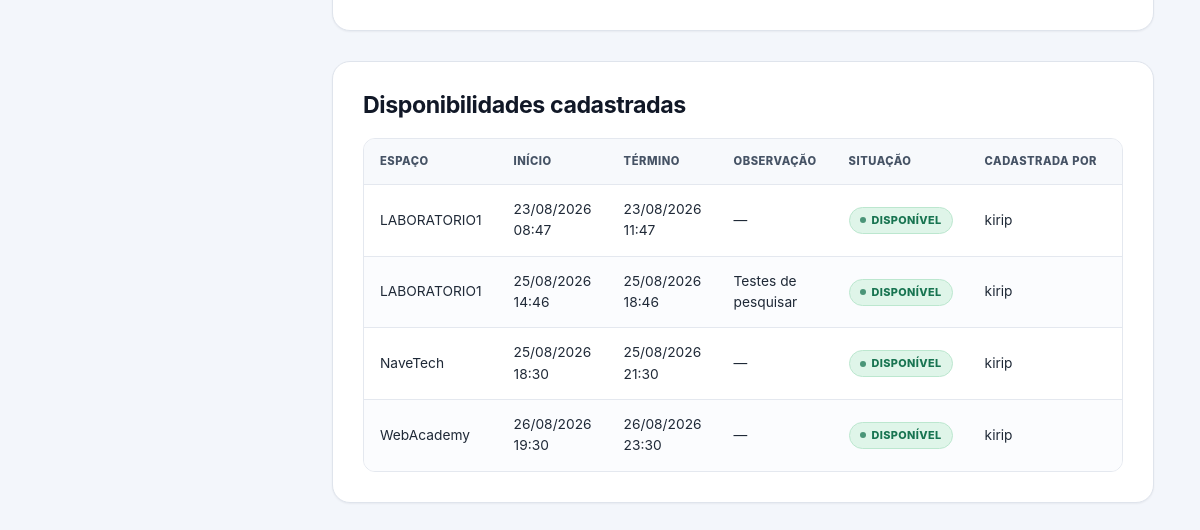
Before: /espacos/ (signed in, lower part) with the older database file.
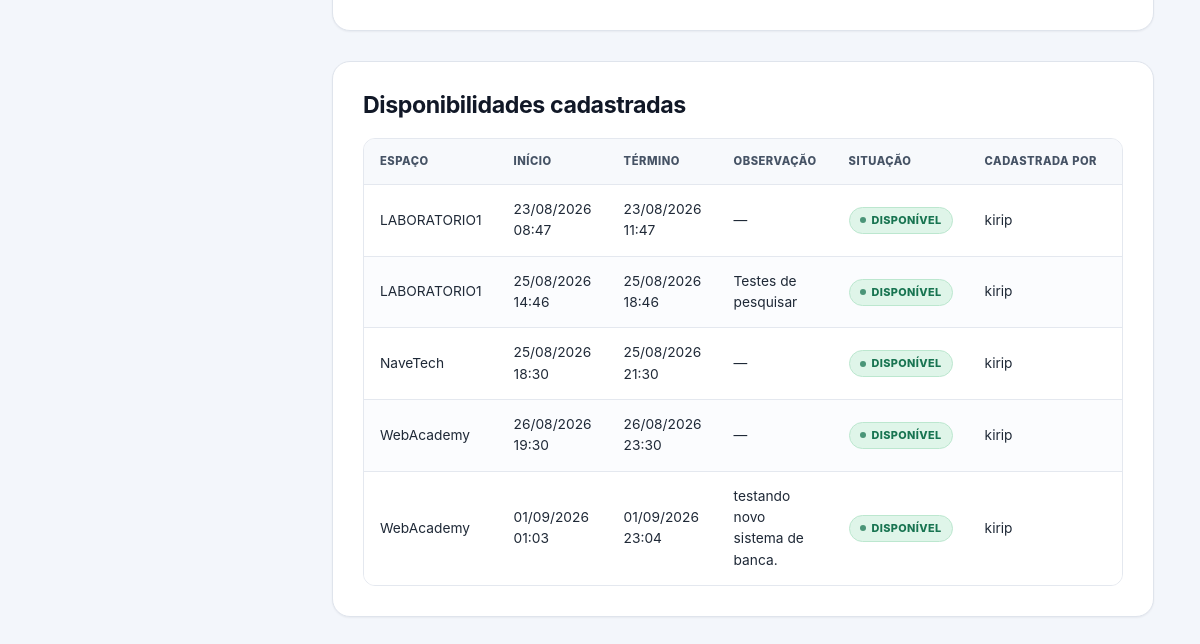
After: the same page with the newer database file.
### bancasapp/models.py (models this page shows, shortened)
class DisponibilidadeEspaco(models.Model):
    espaco = models.ForeignKey(
        EspacoFisico,
        on_delete=models.CASCADE,
        related_name='disponibilidades'
    )
    data_hora_inicio = models.DateTimeField(
        verbose_name='Data e hora de início'
    )
    data_hora_fim = models.DateTimeField(
        verbose_name='Data e hora de término'
    )
    ativo = models.BooleanField(
        default=True
    )
    observacao = models.CharField(
        max_length=255,
        blank=True
    )
    criada_por = models.ForeignKey(
        User,
        on_delete=models.SET_NULL,
        null=True,
        blank=True,
        related_name='disponibilidades_criadas',
        editable=False
    )
    data_cadastro = models.DateTimeField(
        auto_now_add=True
    )
    class Meta:
        ordering = [
            'data_hora_inicio',
            'espaco__nome',
        ]
        verbose_name = 'Disponibilidade de espaço'
        verbose_name_plural = 'Disponibilidades de espaços'
        constraints = [
            models.CheckConstraint(
                condition=models.Q(
                    data_hora_fim__gt=models.F(
                        'data_hora_inicio'
                    )
                ),
                name='disponibilidade_fim_apos_inicio'
            ),
        ]
        indexes = [
            models.Index(
                fields=[
                    'espaco',
                    'data_hora_inicio',
                    'data_hora_fim',
                ],
                name='disp_espaco_periodo_idx'
            ),
        ]

class EspacoFisico(models.Model):
    nome = models.CharField(
        max_length=255
    )
    ativo = models.BooleanField(
        default=True
    )
    class Meta:
        ordering = ['nome']
        verbose_name = 'Espaço físico'
        verbose_name_plural = 'Espaços físicos'
    def __str__(self):
        return self.nome

### bancasapp/views.py (the view, shortened to what this page needs)
@coordenacao_required
def gerenciar_espacos(request):
    form_espaco = EspacoFisicoForm(
        prefix='espaco'
    )
    form_disponibilidade = DisponibilidadeEspacoForm(
        prefix='disponibilidade'
    )
    espacos = EspacoFisico.objects.all()
    disponibilidades_queryset = (
        DisponibilidadeEspaco.objects
        .select_related(
            'espaco',
            'criada_por'
        )
        .order_by(
            '-ativo',
            'data_hora_inicio'
        )
    )
    paginador = Paginator(
        disponibilidades_queryset,
        10
    )
    disponibilidades = paginador.get_page(
        request.GET.get('pagina')
    )
    contexto = {
        'form_espaco': form_espaco,
        'form_disponibilidade': form_disponibilidade,
        'espacos': espacos,
        'disponibilidades': disponibilidades,
    }
    return render(
        request,
        'gerenciar_espacos.html',
        contexto
    )

### bancasapp/permissions.py (called while the page is built)
def usuario_e_coordenacao(user):
    if not user.is_authenticated or not user.is_active:
        return False
    if user.is_superuser:
        return True
    return pUsuario.objects.filter(
        usuario=user,
        perfil='COORDENACAO'
    ).exists()

def coordenacao_required(view_func):
    @login_required(login_url='login')
    @wraps(view_func)
    def wrapper(request, *args, **kwargs):
        if usuario_e_coordenacao(request.user):
            return view_func(
                request,
                *args,
                **kwargs
            )
        messages.error(
            request,
            'Apenas a Coordenação pode realizar esta operação.'
        )
        return redirect('dashboard')
    return wrapper

### templates/gerenciar_espacos.html (shortened to what this page needs)
{% extends 'base.html' %}
{% block content %}
<div class="table-container" style="margin-top: 30px;">
</div>
<div class="table-container" style="margin-top: 30px;">
    <h2>Disponibilidades cadastradas</h2>
    {% if disponibilidades %}
        <table>
            <thead>
                <tr>
                    <th>Espaço</th>
                    <th>Início</th>
                    <th>Término</th>
                    <th>Observação</th>
                    <th>Situação</th>
                    <th>Cadastrada por</th>
                    <th>Ações</th>
                </tr>
            </thead>
            <tbody>
                {% for disponibilidade in disponibilidades %}
                    <tr>
                        <td>
                            {{ disponibilidade.espaco.nome }}
                        </td>
                        <td>
                            {{ disponibilidade.data_hora_inicio|date:"d/m/Y H:i" }}
                        </td>
                        <td>
                            {{ disponibilidade.data_hora_fim|date:"d/m/Y H:i" }}
                        </td>
                        <td>
                            {{ disponibilidade.observacao|default:"—" }}
                        </td>
                        <td>
                            {% if disponibilidade.ativo and disponibilidade.espaco.ativo %}
                                <span class="status-badge status-aprovada">
                                    Disponível
                                </span>
                            {% elif not disponibilidade.espaco.ativo %}
                                <span class="status-badge status-recusada">
                                    Sala inativa
                                </span>
                            {% else %}
                                <span class="status-badge status-recusada">
                                    Inativa
                                </span>
                            {% endif %}
                        </td>
                        <td>
                            {% if disponibilidade.criada_por %}
                                {{ disponibilidade.criada_por.get_full_name|default:disponibilidade.criada_por.username }}
                            {% else %}
                                Não registrado
                            {% endif %}
                        </td>
                        <td style="white-space: nowrap;">
                        </td>
                    </tr>
                {% endfor %}
            </tbody>
        </table>
    {% else %}
        <p>
            Nenhuma disponibilidade cadastrada.
        </p>
    {% endif %}
</div>
{% endblock %}

Changed rows visible on the page:
added DisponibilidadeEspaco: espaco.nome "WebAcademy", data_hora_inicio "01/09/2026 01:03", data_hora_fim "01/09/2026 23:04", observacao "testando novo sistema de banca.", ativo "DISPONÍVEL", criada_por.get_full_name "kirip"
